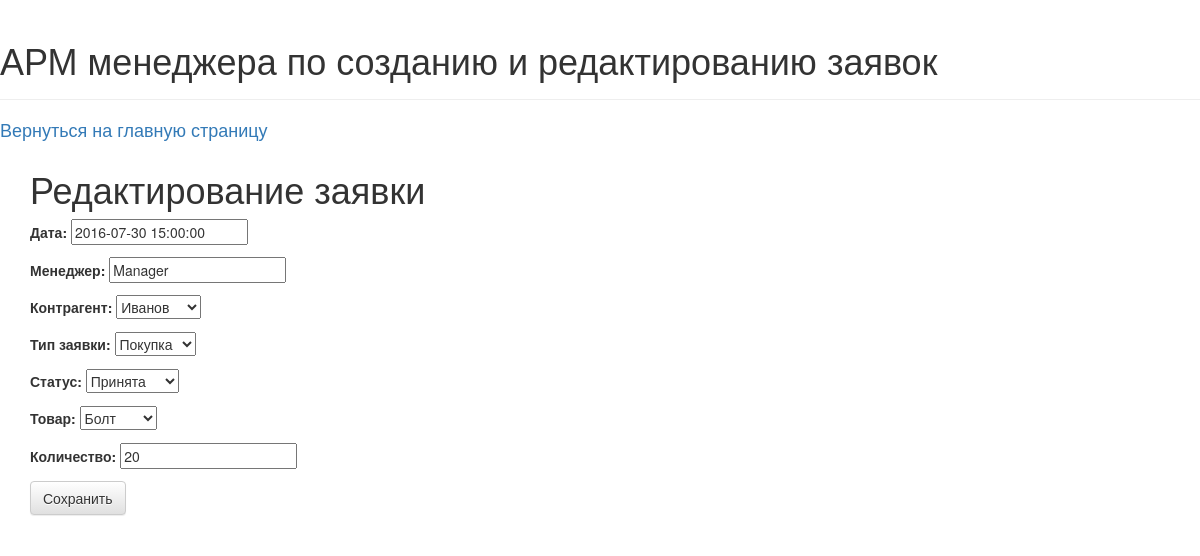
The app's page /bid/2/edit/ with its own data.
### myapp/models.py (models this page shows, shortened)
class Bid(models.Model):
    date = models.DateTimeField("Дата", default=timezone.now)
    manager = models.CharField("Менеджер", max_length=200)
    bid_partner = models.ForeignKey(Partner, verbose_name="Контрагент", null=True, blank=True)
    bid_type = models.ForeignKey(Type, verbose_name="Тип заявки", null=True, blank=True)
    bid_product = models.ForeignKey(Product, verbose_name="Товар", null=True, blank=True)
    amount = models.IntegerField("Количество", default=0)
    bid_status = models.ForeignKey(Status, verbose_name="Статус", null=True, blank=True)
    class Meta():
        verbose_name = "Заявка"
        verbose_name_plural = "Заявки"

### myapp/views.py (the view)
# urls.py: url(r'^bid/(?P<pk>\d+)/edit/$', views.BidEditView, name = 'bid_edit'),
def BidEditView (request, pk):
        bid = get_object_or_404(Bid, pk=pk)
        if request.method == "POST":
            form = BidEditForm(request.POST, instance=bid)
            if form.is_valid():
                bid = form.save(commit=False)
                bid.bid_status = Status.objects.get(pk=int(request.POST.get('bid_status')))
                bid.bid_product = Product.objects.get(pk=int(request.POST.get('bid_product')))
                bid.amount = request.POST.get('amount')
                bid.save()
                return redirect(reverse('bid', args=[bid.pk] ))
        else:
            form = BidEditForm(instance=bid)
        return render(request, 'myapp/BidEdit.html', {'form': form})

### myapp/forms.py
class BidEditForm(ModelForm):
    class Meta:
        model = Bid
        fields = ['date', 'manager', 'bid_partner', 'bid_type', 'bid_status', 'bid_product', 'amount']

### myapp/models.py (called while the page is built)
    def __str__(self):
        return self.partner_name

    def __str__(self):
        return self.product_name

    def __str__(self):
        return self.type_name

    def __str__(self):
        return self.status_name

### myapp/templates/myapp/BidEdit.html
{% extends 'profile/base.html' %}
{% block content %}
<h1>Редактирование заявки</h1>
       <form method="POST" class="bid-form">{% csrf_token %}
              {{ form.as_p }}
           <button type="submit" class="save btn btn-default">Сохранить</button>
       </form>
{% endblock content %}

### records on screen
Bid: date "2016-07-30 15:00:00", manager "Manager", bid_partner "Иванов", bid_type "Покупка", bid_status "Принята", bid_product "Болт", amount "20"
